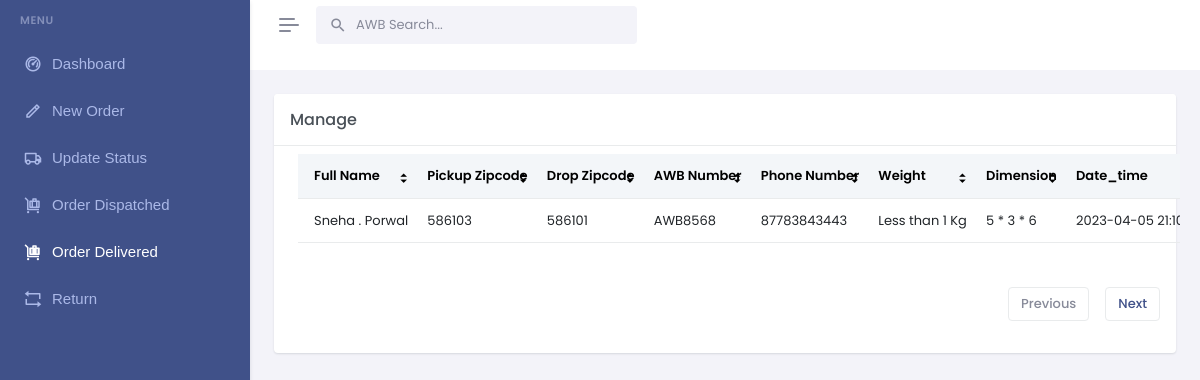
/order_delivered.php, run on the app's committed database.
### tables this page shows
CREATE TABLE `project` (
  `id` int(11) NOT NULL,
  `awb` varchar(255) DEFAULT NULL,
  `f_name` varchar(255) DEFAULT NULL,
  `l_name` varchar(255) DEFAULT NULL,
  `email_id` varchar(255) DEFAULT NULL,
  `phone_number` varchar(255) DEFAULT NULL,
  `order_weight` varchar(255) DEFAULT NULL,
  `dimension` varchar(255) DEFAULT NULL,
  `pickup_zipcode` varchar(255) DEFAULT NULL,
  `drop_zipcode` varchar(255) DEFAULT NULL,
  `date_time_stamp` datetime DEFAULT NULL
);

CREATE TABLE `timeline` (
  `id` int(11) NOT NULL,
  `awb` varchar(255) DEFAULT NULL,
  `status` varchar(255) DEFAULT NULL,
  `date_time_stamp` datetime DEFAULT NULL
);

### order_delivered.php (the view, shortened to what this page needs)
<?php include_once('includes/db_connection.php'); ?>
<?php include_once('includes/header.php'); ?>
        <div class="app-menu navbar-menu">
<?php include_once('includes/sidebar.php'); ?>
            <div class="sidebar-background"></div>
        </div>
        <div class="main-content">
            <div class="page-content">
                <div class="container-fluid">
                    <div class="row">
                        <div class="col">
                            <div class="h-100">
                                <div class="row">
                        <div class="col-lg-12">
                            <div class="card">
                                <div class="card-header">
                                    <h4 class="card-title mb-0">Manage </h4>
                                </div>
                                <div class="card-body">
                                    <div class="listjs-table" id="customerList">
                                        <div class="row g-4 mb-3">
                                            <div class="col-sm-auto">
                                            </div>
                                        <div class="table-responsive table-card mt-3 mb-1">
                                            <table class="table align-middle table-nowrap" id="customerTable" aria-describedby="customerTableDesc">
                                                <thead class="table-light">
                                                    <tr>
                                                        <th class="sort" data-sort="customer_name">Full Name</th>
                                                        <th class="sort" data-sort="email">Pickup Zipcode</th>
                                                        <th class="sort" data-sort="phone">Drop Zipcode</th>
                                                        <th class="sort" data-sort="date">AWB Number</th>
                                                        <th class="sort" data-sort="status">Phone Number</th>
                                                        <th class="sort" data-sort="action">Weight</th>
                                                        <th class="sort" data-sort="action">Dimension</th>
                                                        <th class="sort" data-sort="action">Date_time</th>
                                                    </tr>
                                                </thead>
                                                <tbody class="list form-check-all">
                                                <?php
                                                        $orders=mysqli_query($con,"SELECT project.f_name, project.l_name, project.pickup_zipcode, project.drop_zipcode, project.awb, project.phone_number, project.order_weight, project.dimension,
                                                        timeline.date_time_stamp FROM project INNER JOIN timeline WHERE status='Delivered' ORDER BY date_time_stamp DESC");
                                                        while ($rows=mysqli_fetch_array($orders)) {
                                                        ?>
                                                    <tr>
                                                        <td class="customer_name"><?= $rows['f_name'];?> . <?= $rows['l_name'];?></td>
                                                        <td class="email"><?= $rows['pickup_zipcode'];?></td>
                                                        <td class="date"><?= $rows['drop_zipcode']; ?></td>
                                                        <td class="customer_name"><?= $rows['awb']; ?></td>
                                                        <td class="email"><?= $rows['phone_number'];?></td>
                                                        <td class="phone"><?= $rows['order_weight'];?></td>
                                                        <td class="date"><?= $rows['dimension'];?></td>
                                                        <td class="phone"><?= $rows['date_time_stamp'];?></td>
                                                    </tr>
                                                   <?php } ?>
                                                </tbody>
                                            </table>
                                        </div>
                                        <div class="d-flex justify-content-end">
                                            <div class="pagination-wrap hstack gap-2">
                                                <a class="page-item pagination-prev disabled" href="javascrpit:void(0)">
                                                    Previous
                                                </a>
                                                <a class="page-item pagination-next" href="javascrpit:void(0)">
                                                    Next
                                                </a>
                                            </div>
                                        </div>
                                    </div>
                                </div>
                            </div>
                        </div>
                    </div>
                            </div>
                        </div>
                    </div>
                </div>
            </div>
        </div>
    </div>
</body>
</html>

### data on the page
project: f_name "Sneha", l_name "Porwal", pickup_zipcode "586103", drop_zipcode "586101", awb "AWB8568", phone_number "87783843443", order_weight "Less than 1 Kg", dimension "5 * 3 * 6", timeline.date_time_stamp "2023-04-05…"
